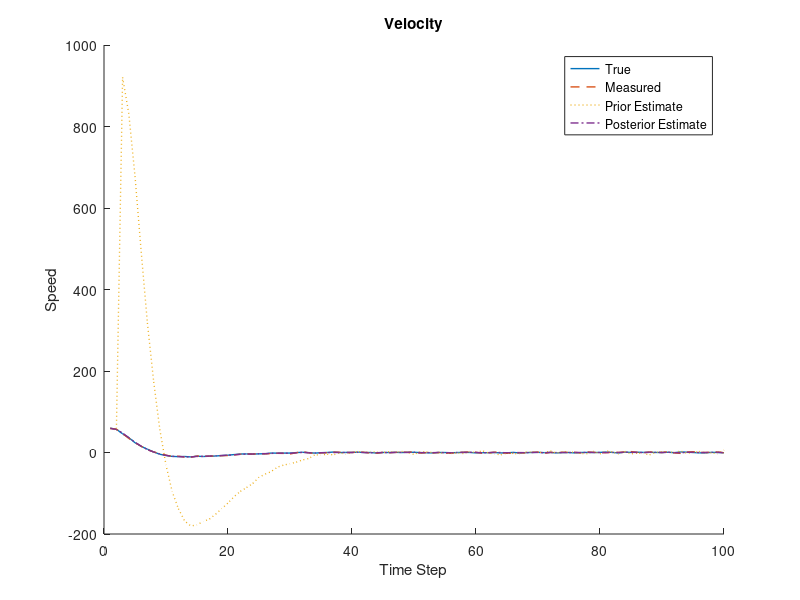
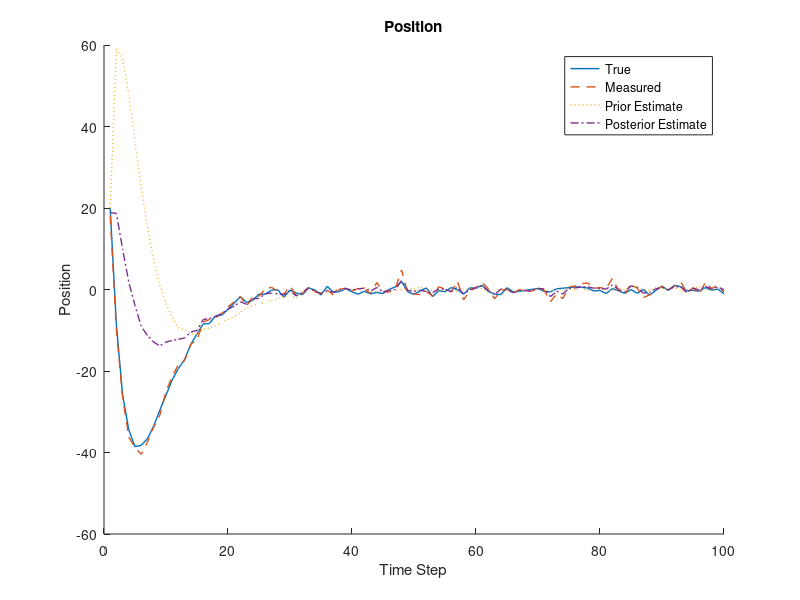
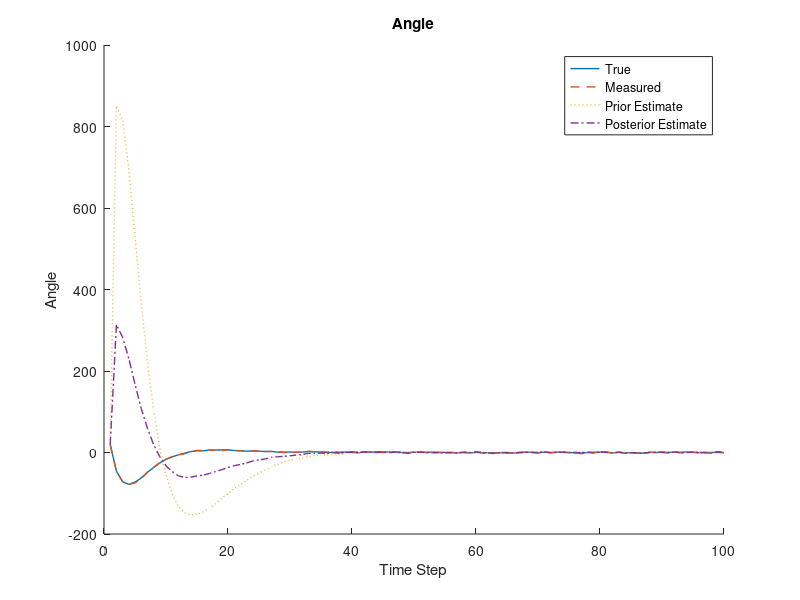
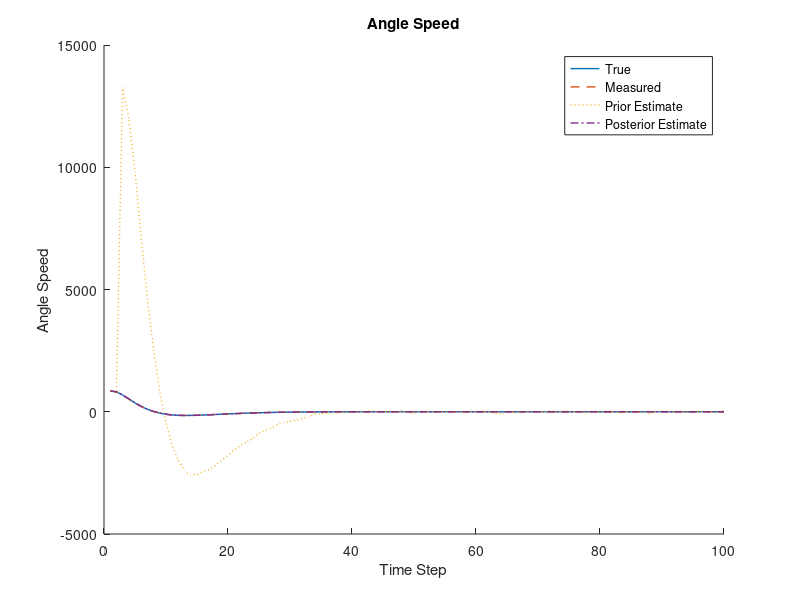

Reproduce these figures in MATLAB, in order.
clc;
clear;

%% Initialization
% Gaussian distribution generator
gaussian_distribution_generator = @(variance) variance * randn();

% Parameters for the model
Vc = 2000;
Vp = 600;
p = 2.7;
b = 0.5;
l = 0.3;
I = 0.01;
g = 9.8;
M = p*Vc; % mass of car
m = p*Vp; % mass of pendulum

% Matrices for the state space model
p = I*(M+m)+M*m*l^2; 

% Parameters for the state space
A = [0      1              0           0;
     0 -(I+m*l^2)*b/p  (m^2*g*l^2)/p   0;
     0      0              0           1;
     0 -(m*l*b)/p       m*g*l*(M+m)/p  0];
B = [     0;
     (I+m*l^2)/p;
          0;
        m*l/p];
C = [1 0 0 0;
     0 0 1 0];
D = [0;
     0];

% Process noise covariance matrix Q
Q = [0.5, 0, 0, 0; 
    0, 0.5, 0,  0;
    0,  0,  0.5, 0
    0,  0,  0,  0.5];

% Observation noise covariance matrix R
R = [1, 0, 0, 0; 
    0, 1, 0,  0;
    0,  0,  1, 0
    0,  0,  0,  1];

% State observation matrix
H = [1, 0, 0, 0; 
    0, 1, 0,  0;
    0,  0,  1, 0
    0,  0,  0,  1];

% Initial position and velocity
X0 = [20;20;20;20];

% Initialize state estimate covariance matrix P
P = [1, 0, 0, 0; 
    0, 1, 0,  0;
    0,  0,  1, 0
    0,  0,  0,  1];

% Initialize true state
X_true = X0; 
X_posterior = X0;
P_posterior = P;

error_speed = [];
error_position = [];
error_angle = [];
error_angle_speed = [];

speed_true = [];
position_true = [];
angle_true = [];
angle_speed_true = [];

speed_measure = [];
position_measure = [];
angle_measure = [];
angle_speed_measure = [];

speed_prior_est = [];
position_prior_est = [];
angle_prior_est = [];
angle_speed_prior_est = [];

speed_posterior_est = [];
position_posterior_est = [];
angle_posterior_est = [];
angle_speed_posterior_est = [];

% design state feedback control law
% new poles
p1 = -4;
p2 = -3;
p3 = -5;
p4 = -7;
P = [p1 p2 p3 p4];

% define the state space model
sys_ss = ss(A,B,C,D);

% use pole placement to get K
K_u = place(A,B,P);

% closed-loop system
sys_cl=ss(A-B*K_u,B,C,D);

% simulation
t=0:0.05:5;
u=0*ones(size(t)); % zero input

% compute the state and output trajectories of the closed-loop system
[Y,T,X]=lsim(sys_cl,u,t,X0);
u=0;

%% Kalman Filter
for i=1:100
    % -----------------------Generate true value----------------------
    % Generate process noise
    w = [gaussian_distribution_generator(sqrt(Q(1, 1))); gaussian_distribution_generator(sqrt(Q(2, 2))); gaussian_distribution_generator(sqrt(Q(3, 3))); gaussian_distribution_generator(sqrt(Q(4, 4)))];
    % Get current state
    X_true = A * X(i,:)' +B*u + w;  


    position_true = [position_true; X_true(1)];
    speed_true = [speed_true; X_true(2)];
    angle_true = [angle_true; X_true(3)];
    angle_speed_true = [angle_speed_true; X_true(4)];
    
    % -----------------------Generate observation----------------------
    % Generate observation noise
    v = [gaussian_distribution_generator(sqrt(R(1, 1))); gaussian_distribution_generator(sqrt(R(2, 2))); gaussian_distribution_generator(sqrt(R(3, 3))); gaussian_distribution_generator(sqrt(R(4, 4)))];
    % Generate observation
    Z_measure = H * X_true + v;  

    position_measure = [position_measure; Z_measure(1)];
    speed_measure = [speed_measure; Z_measure(2)];
    angle_measure = [angle_measure; Z_measure(3)];
    angle_speed_measure = [angle_speed_measure; Z_measure(4)];

    % ----------------------Prior estimation---------------------
    X_prior = A * X_posterior;

    position_prior_est = [position_prior_est; X_prior(1)];
    speed_prior_est = [speed_prior_est; X_prior(2)];
    angle_prior_est = [angle_prior_est; X_prior(3)];
    angle_speed_prior_est = [angle_speed_prior_est; X_prior(4)];

    % Compute state estimate covariance matrix P
    P_prior = A * P_posterior * A' + Q;

    % ----------------------Calculate Kalman gain--------------------
    K = P_prior * H' / (H * P_prior * H' + R);

    % ---------------------Posterior estimation--------------------------
    X_posterior = X_prior + K * (Z_measure - H * X_prior);

    position_posterior_est = [position_posterior_est; X_posterior(1)];
    speed_posterior_est = [speed_posterior_est; X_posterior(2)];
    angle_posterior_est = [angle_posterior_est; X_posterior(3)];
    angle_speed_posterior_est = [angle_speed_posterior_est; X_posterior(4)];

    % Update state estimate covariance matrix P
    P_posterior = (eye(4) - K * H) * P_prior;

    % Update the error
    e_speed = speed_true(i,:) - speed_posterior_est(i,:);
    e_positon = position_true(i,:) - position_posterior_est(i,:);
    e_angle = angle_true(i,:) - angle_posterior_est(i,:);
    e_angle_speed = angle_speed_true(i,:) - angle_speed_posterior_est(i,:);
    error_speed = [error_speed e_speed];
    error_position = [error_position e_positon];
    error_angle = [error_angle e_angle];
    error_angle_speed = [error_angle_speed e_angle_speed];

end


%% Visualization
figure;
hold on;
plot(speed_true, '-', 'LineWidth', 1);
plot(speed_measure, '--', 'LineWidth', 1);
plot(speed_prior_est, ':', 'LineWidth', 1);
plot(speed_posterior_est, '-.', 'LineWidth', 1);
legend('True', 'Measured', 'Prior Estimate', 'Posterior Estimate');
xlabel('Time Step');
ylabel('Speed');
title('Velocity');

figure;
hold on;
plot(position_true, '-', 'LineWidth', 1);
plot(position_measure, '--', 'LineWidth', 1);
plot(position_prior_est, ':', 'LineWidth', 1);
plot(position_posterior_est, '-.', 'LineWidth', 1);
legend('True', 'Measured', 'Prior Estimate', 'Posterior Estimate');
xlabel('Time Step');
ylabel('Position');
title('Position');

figure;
hold on;
plot(angle_true, '-', 'LineWidth', 1);
plot(angle_measure, '--', 'LineWidth', 1);
plot(angle_prior_est, ':', 'LineWidth', 1);
plot(angle_posterior_est, '-.', 'LineWidth', 1);
legend('True', 'Measured', 'Prior Estimate', 'Posterior Estimate');
xlabel('Time Step');
ylabel('Angle');
title('Angle');

figure;
hold on;
plot(angle_speed_true, '-', 'LineWidth', 1);
plot(angle_speed_measure, '--', 'LineWidth', 1);
plot(angle_speed_prior_est, ':', 'LineWidth', 1);
plot(angle_speed_posterior_est, '-.', 'LineWidth', 1);
legend('True', 'Measured', 'Prior Estimate', 'Posterior Estimate');
xlabel('Time Step');
ylabel('Angle Speed');
title('Angle Speed');

figure;
hold on;
subplot(2,1,1);
plot(error_speed)
xlabel('Time')
ylabel('Error')
title('Speed')


hold on;
subplot(2,1,2);
plot(error_position)
xlabel('Time')
ylabel('Error')
title('Position')

figure;
hold on;
subplot(2,1,1);
plot(error_angle)
xlabel('Time')
ylabel('Error')
title('Angle')


hold on;
subplot(2,1,2);
plot(error_angle_speed)
xlabel('Time')
ylabel('Error')
title('Angle Speed')